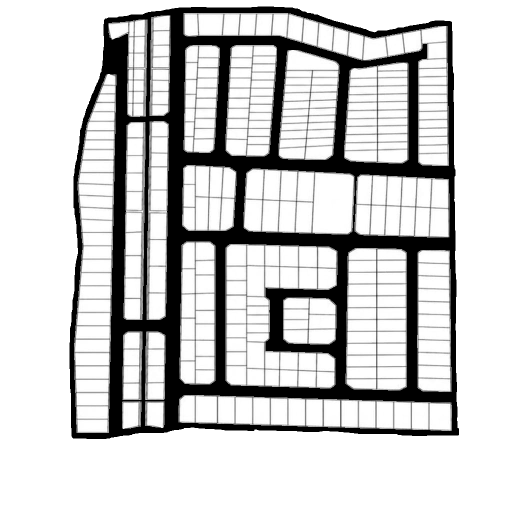
#> input picture scratch/lot_map_swap_backup/lot_plan_roads.png, 1024 x 1009 px, found by its file name (shown at 1/2 size)
$ python patch_shaded_contours.py
#> lines starting #> are read from the running program, lines starting #| are printed output that depends on the picture; after the words box and inside, x2 and y2 are one past the last pixel; in counts of white or black regions, pixels touching at a corner belong together
"""Competitive dilation: expand separated pads until they meet at ink / each other."""
from __future__ import annotations

import json
from pathlib import Path

import cv2
import numpy as np
from PIL import Image

ROOT = Path(__file__).resolve().parent.parent
W, H = 906, 543
rgb = np.array(Image.open(ROOT / "static/images/lot_plan_roads.png").convert("RGB"))
#> rgb is the input picture: shape (1009, 1024, 3); min 0, max 255, mean 201.6
gray = cv2.cvtColor(rgb, cv2.COLOR_RGB2GRAY)

SEEDS = [
    (108.0, 96.0),
    (138.0, 101.0),
    (167.0, 106.0),
    (196.0, 111.0),
    (104.0, 116.0),
    (133.0, 126.0),
    (161.0, 134.0),
    (194.0, 145.0),
]

# Separators only for INITIAL seed flood (keep cells distinct)
sep = (gray < 85).astype(np.uint8) * 255
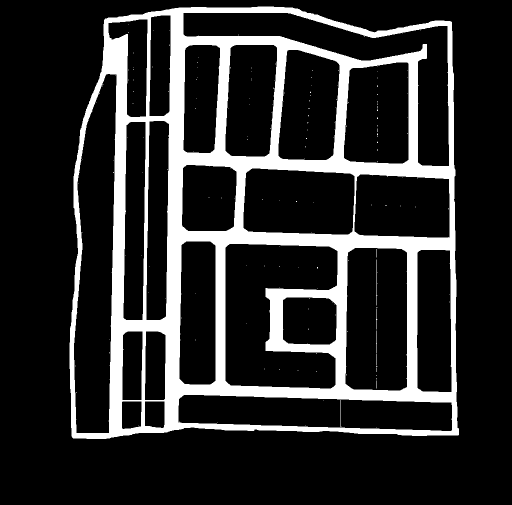
#> sep: shape (1009, 1024) (shown at 1/2 size); 17.3% white; 212 white regions (206 under 20 px), largest, box (x1, y1, x2, y2) and area: (139, 13, 918, 878) 178497, (752, 519, 755, 611) 96, (681, 800, 683, 854) 55, (752, 661, 754, 707) 47, (752, 618, 755, 658) 43, (753, 708, 754, 731) 23
sep = cv2.dilate(sep, np.ones((2, 2), np.uint8), 1)
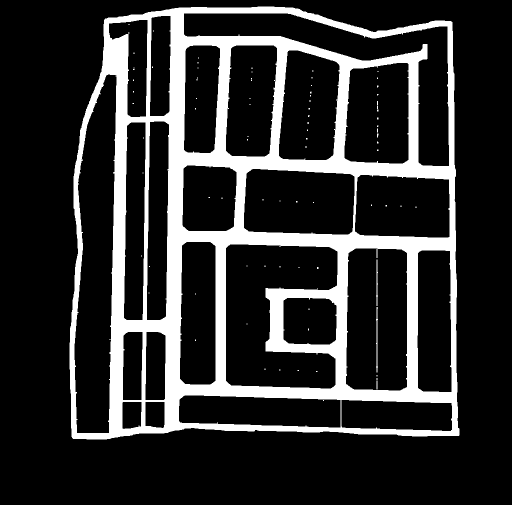
#> sep: shape (1009, 1024) (shown at 1/2 size); 18.4% white; 88 white regions (83 under 20 px), largest, box (x1, y1, x2, y2) and area: (139, 13, 919, 879) 189430, (752, 614, 756, 745) 275, (752, 519, 756, 612) 194, (753, 761, 755, 779) 36, (754, 267, 757, 275) 20
pad_seed = ((gray >= 150) & (gray <= 178)).astype(np.uint8) * 255
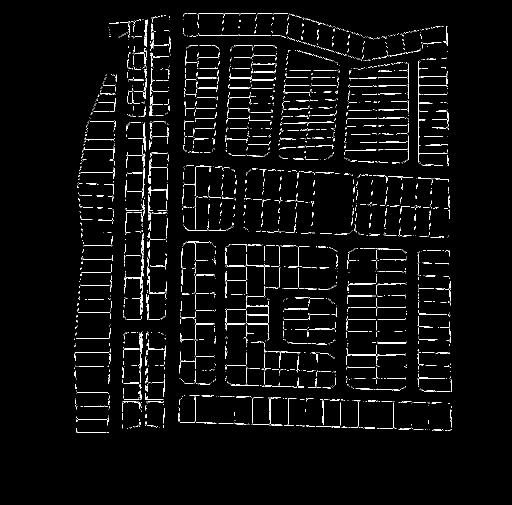
#> pad_seed: shape (1009, 1024) (shown at 1/2 size); 3.1% white in thin lines or dots, all inside (x1, y1, x2, y2) = (148, 27, 904, 866)
pad_seed = cv2.bitwise_and(pad_seed, cv2.bitwise_not(sep))
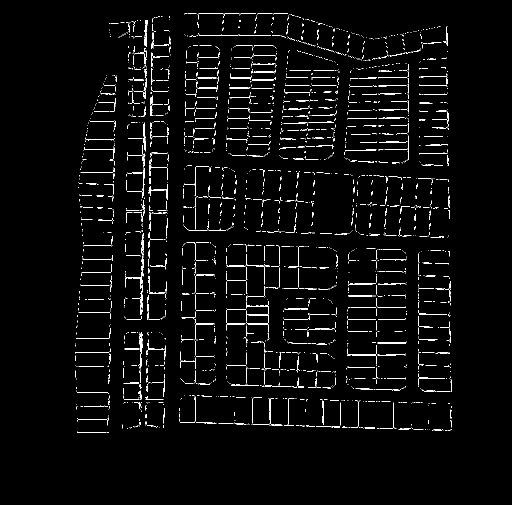
#> pad_seed: shape (1009, 1024) (shown at 1/2 size); 2.8% white in thin lines or dots, all inside (x1, y1, x2, y2) = (150, 27, 904, 866)

# Space we are allowed to claim: everything in ROI that isn't hard black core
roi = np.zeros((H, W), np.uint8)
roi[78:172, 92:222] = 255
hard_ink = gray < 55  # only the darkest core of borders
#> hard_ink: shape (1009, 1024) bool; 17.3% white; 31 white regions (30 under 20 px), largest, box (x1, y1, x2, y2) and area: (139, 13, 918, 878) 178477
#> (the run stopped early here; a loop or call above may not have finished)
